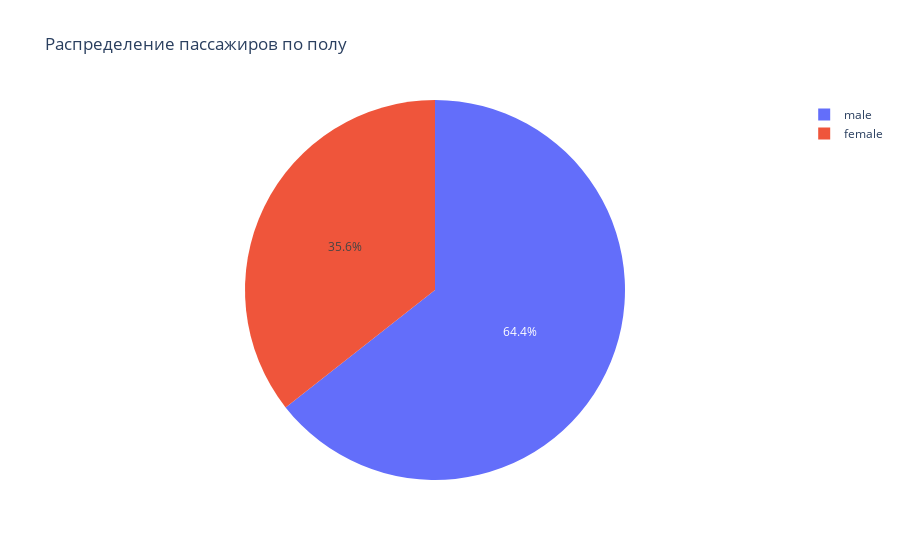

Write notebook code for a chart like this one.
### Markdown cell above
График 6: Круговая диаграмма

### Code cell
sex_counts = data['Sex'].value_counts().reset_index()
fig = px.pie(sex_counts, names='Sex', values='count',
             title='Распределение пассажиров по полу')
fig.show()

### Figure 1 — Plotly figure (JSON) as saved in the notebook; plotly's stock layout.template omitted (floating-point values rounded to 4 significant figures)
{"data": [{"domain": {"x": [0, 1], "y": [0, 1]}, "hovertemplate": "Sex=%{label}<br>count=%{value}<extra></extra>", "labels": ["male", "female"], "legendgroup": "", "name": "", "showlegend": true, "type": "pie", "values": [843, 466]}], "layout": {"legend": {"tracegroupgap": 0}, "title": {"text": "Распределение пассажиров по полу"}}}
